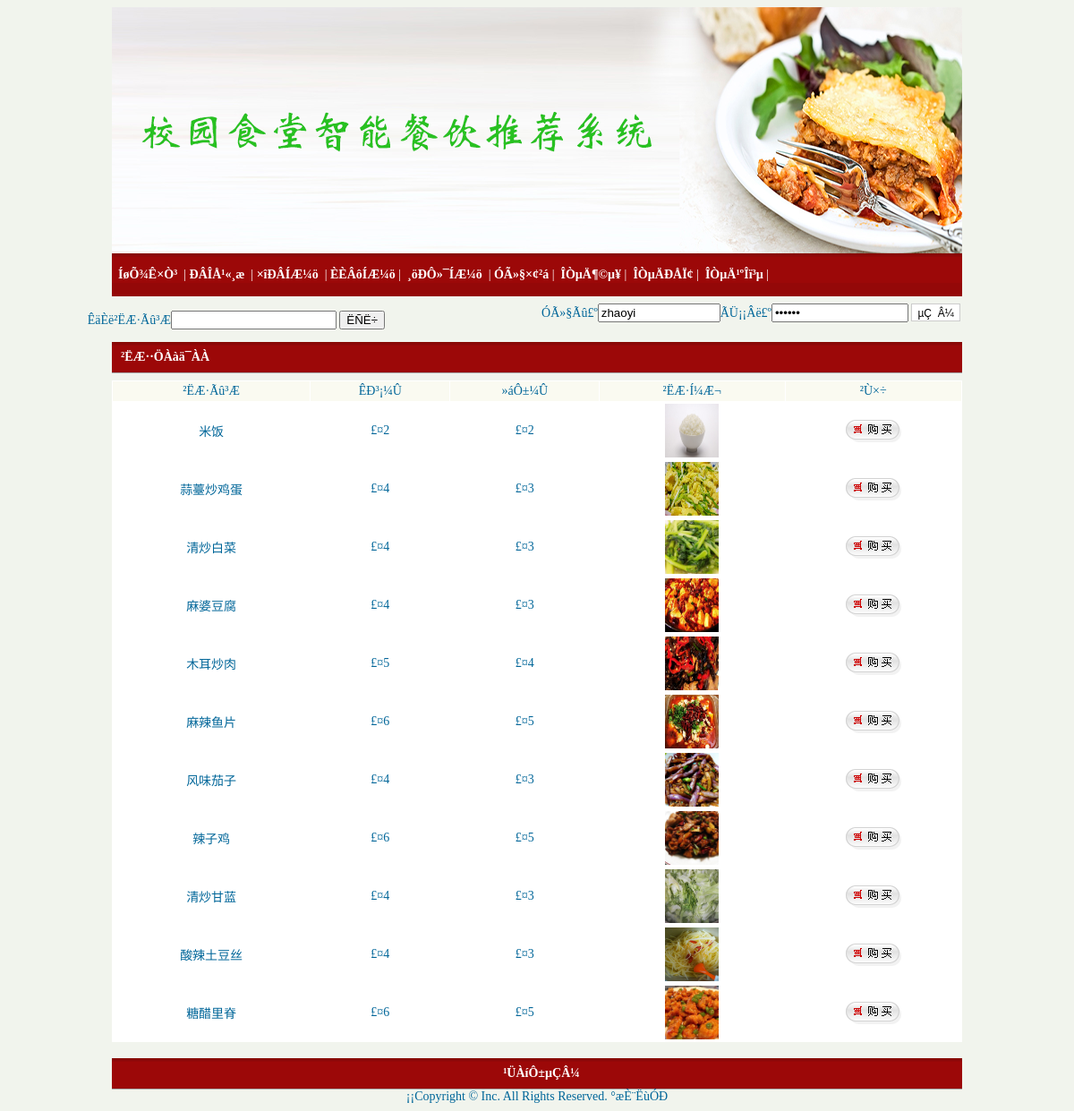
Page /cat.php on the committed database.
### tables this page shows
CREATE TABLE `goods` (
  `id` int(4) NOT NULL AUTO_INCREMENT,
  `name` varchar(25) DEFAULT NULL COMMENT '外卖名称',
  `jianjie` mediumtext COMMENT '外卖介绍',
  `xinghao` varchar(25) DEFAULT NULL COMMENT '外卖型号',
  `tupian` varchar(200) DEFAULT NULL COMMENT '外卖图片',
  `shuliang` int(4) DEFAULT NULL COMMENT '外卖数量',
  `cishu` int(4) DEFAULT NULL COMMENT '卖出次数',
  `huiyuanjia` varchar(25) DEFAULT NULL COMMENT '会员价',
  `shichangjia` varchar(25) DEFAULT NULL COMMENT '市场价',
  `leibie` varchar(25) DEFAULT NULL COMMENT '类别',
  `addtime` timestamp NOT NULL DEFAULT CURRENT_TIMESTAMP COMMENT '添加时间',
  `hits` int(11) NOT NULL DEFAULT '1',
  PRIMARY KEY (`id`)
);

### cat.php (the view)
<?php
require("header.php");
?><table width="950" border="0" cellspacing="0" cellpadding="0" align="center">
 <tr>
    <td width="950" height="34" class="menu_bar">²ËÆ··ÖÀàä¯ÀÀ</td>
  </tr></table>
	<table width="950" border="0" cellpadding="2" cellspacing="1" bgcolor="#FFFFFF" align="center" style="margin-top:8px">
					              <tr align="center" bgcolor="#FAFAF1" height="22">
					                  <td>²ËÆ·Ãû³Æ</td>
					                  <td>ÊÐ³¡¼Û</td>
					                  <td>»áÔ±¼Û</td>
					                  <td>²ËÆ·Í¼Æ¬</td>
					                  <td>²Ù×÷</td>
					              </tr>
<?php
if($leibie!="")
$sql="select * from goods where leibie='$leibie' order by id DESC";
else
$sql="select * from goods  order by id DESC";
			$result=mysql_query($sql);
while($data=mysql_fetch_array($result)){
?>
								  <tr align='center' bgcolor="#FFFFFF" height="22">
									  <td><a href="goodsDetail.php?goodsId=<?php  echo $data[id]?>"><?php  echo $data[name]?></a></td>
									  <td>£¤<?php  echo $data[shichangjia]?><br/></td>
									  <td>£¤<?php  echo $data[huiyuanjia]?></td>
									  <td><a href="goodsDetail.php?goodsId=<?php  echo $data[id]?>"> <img width="60" height="60" src="<?php  echo $data[tupian]?>" border=0 /> </a></td>
									  <td><a href="cart.php?id=<?php  echo $data[id]?>&act=buy"><img alt="" src="./images/icon_buy.gif" border=0/></a></td>
								  </tr>
<?php
}
	?>
		        			</table>
<?php
require("footer.php");
?>

### rows in the picture
goods: name "米饭", shichangjia "2", huiyuanjia "2", tupian (picture)
goods: name "蒜薹炒鸡蛋", shichangjia "4", huiyuanjia "3", tupian (picture)
goods: name "清炒白菜", shichangjia "4", huiyuanjia "3", tupian (picture)
goods: name "麻婆豆腐", shichangjia "4", huiyuanjia "3", tupian (picture)
goods: name "木耳炒肉", shichangjia "5", huiyuanjia "4", tupian (picture)
goods: name "麻辣鱼片", shichangjia "6", huiyuanjia "5", tupian (picture)
goods: name "风味茄子", shichangjia "4", huiyuanjia "3", tupian (picture)
goods: name "辣子鸡", shichangjia "6", huiyuanjia "5", tupian (picture)
goods: name "清炒甘蓝", shichangjia "4", huiyuanjia "3", tupian (picture)
goods: name "酸辣土豆丝", shichangjia "4", huiyuanjia "3", tupian (picture)
goods: name "糖醋里脊", shichangjia "6", huiyuanjia "5", tupian (picture)
